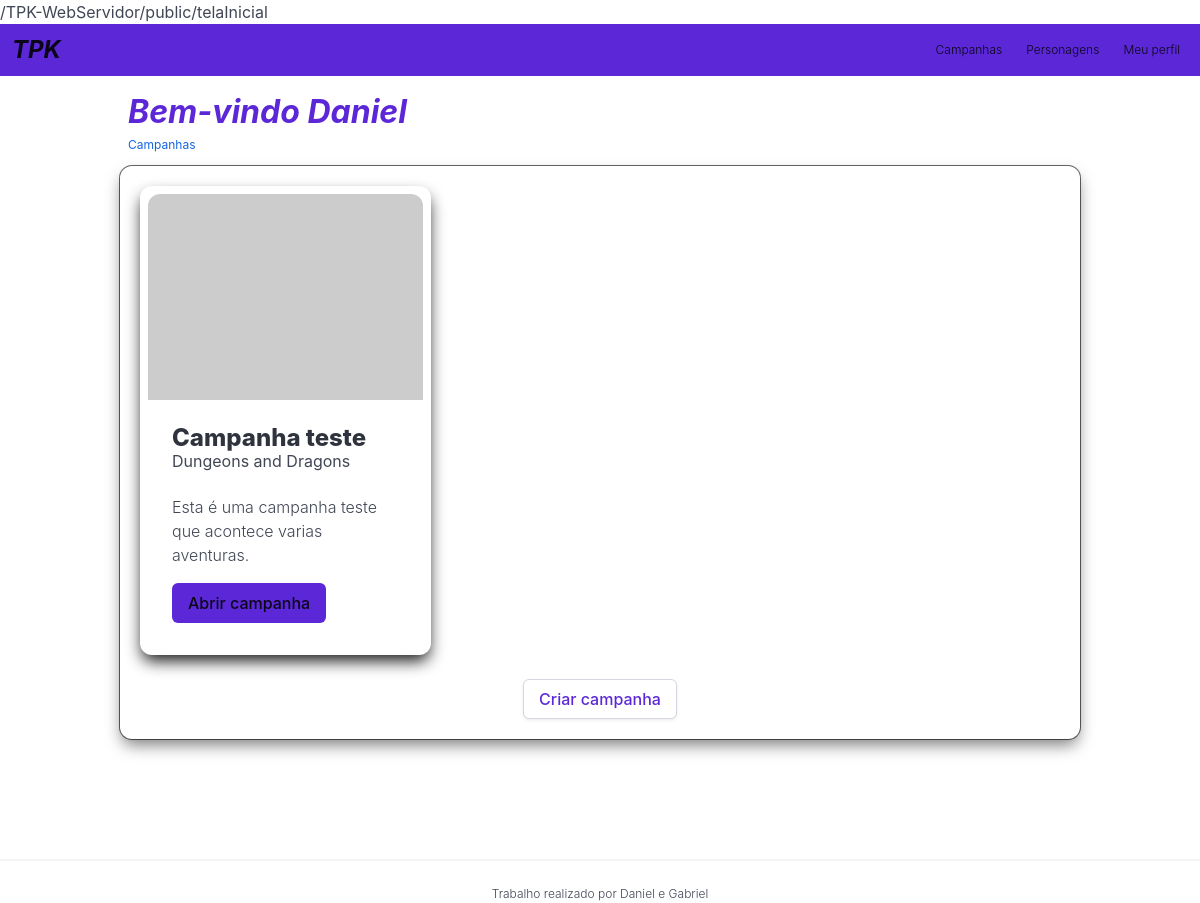
Screenshot of /public/telaInicial (signed in) with the database file from the repository.
### tables this page shows
CREATE TABLE `campanha` (
  `id` int(11) NOT NULL,
  `nome` varchar(100) NOT NULL,
  `descricao` varchar(255) DEFAULT NULL,
  `imagem` varchar(255) DEFAULT NULL,
  `sistema` varchar(100) DEFAULT NULL,
  `usuario_id` int(11) DEFAULT NULL
);

### src/Controllers/controllerTelaInicial.php (called while the page is built, shortened)
<?php
$usuario = $_SESSION['infoUser'];
try{
    $bd = Conexao::get();
    $query = $bd->prepare("
        SELECT *
        FROM campanha
        WHERE usuario_id = :usuario_id
    ");
    $query->bindValue(':usuario_id', $usuario['id']);
    $query->execute();
    $campanhas = $query->fetchAll(PDO::FETCH_ASSOC);
} catch(PDOException $e){
    die("Erro no banco: " . $e->getMessage());
}
include __DIR__ . "/../../resources/Templates/header.php";
include __DIR__ . "/../../resources/Views/viewTelaInicial.php";
include __DIR__ . "/../../resources/Templates/footer.php";

### resources/Templates/card.php (the view)
<div class="card py-2 px-2">
  <div class="card-image">
    <figure class="image is-4by3">
      <img
        src="<?= $campanha['imagem'] ?? 'https://placehold.co/400x300' ?>"
        alt="Imagem da campanha"
      />
    </figure>
  </div>
  <div class="card-content">
    <div class="media">
      <div class="media-content">
        <p class="title is-4"><?= $campanha['nome'] ?? 'Sem título' ?></p>
        <p class="subtitle is-6"><?= $campanha['sistema'] ?? 'Sistema desconhecido' ?></p>
      </div>
    </div>
    <div class="content">
      <p class="is-size-6 has-text-weight-light">
        <?= $campanha['descricao'] ?? 'Sem descrição' ?>
      </p>
      <a href="<?= BASE_URL ?>/campanha?idC=<?= $campanha['id'] ?>"
         class="is-size-6 button is-primary">
        Abrir campanha
      </a>
    </div>
  </div>
</div>

### resources/Views/viewTelaInicial.php
<section class="container">
    <div class="container">
        <div class="is-primary">
            <h1 class="is-size-3 is-italic has-text-weight-bold has-text-primary mt-3 mx-2">
            Bem-vindo <?= $usuario['nome'] ?>
        </h1>
        <div class="mb-3 mx-2">
            <nav class="breadcrumb has-bullet-separator" aria-label="breadcrumbs">
            <ul>
                <li class="is-active is-size-7 has-text-primary"><a href="#" aria-current="page">Campanhas</a></li>
            </ul>
            </nav>
        </div>
        </div>
        <div class="box">
            <civ class="container">
                <div class="columns is-multiline">
                    <?php
                        foreach($campanhas as $campanha):
                    ?>
                            <div class="column is-4">
                                <?php include(__DIR__ . "/../Templates/card.php"); ?>
                            </div>
                        <?php endforeach; ?>
                    <div class="column is-12">
                        <div class="content has-text-centered has-text-primary">
                            <a href="<?= BASE_URL ?>/criarCampanha" class="button has-text-primary">Criar campanha</a>
                        </div>
                    </div>
                </div>
            </civ>
        </div>
    </div>
</section>

### public/CSS/style.css (style rules this page uses)
body { height: 100%; min-height: 100vh; }
.box { --bulma-box-shadow: 0 .5em 1em -0.125em hsla(0deg,0%,0%,0.5),0 0px 0 1px hsla(0deg,0%,0%,.6); }
.card { --bulma-card-shadow: 0 0.5em 1em -0.125em hsla(0deg,0%,0%,0.9),0 0px 0 1px hsla(0deg,0%,100%,0.02); }

### rows the page displays
campanha: nome "Campanha teste", sistema "Dungeons and Dragons", descricao "Esta é uma campanha teste que acontece varias aventuras."

### other values shown
$usuario['nome'] "Daniel"
